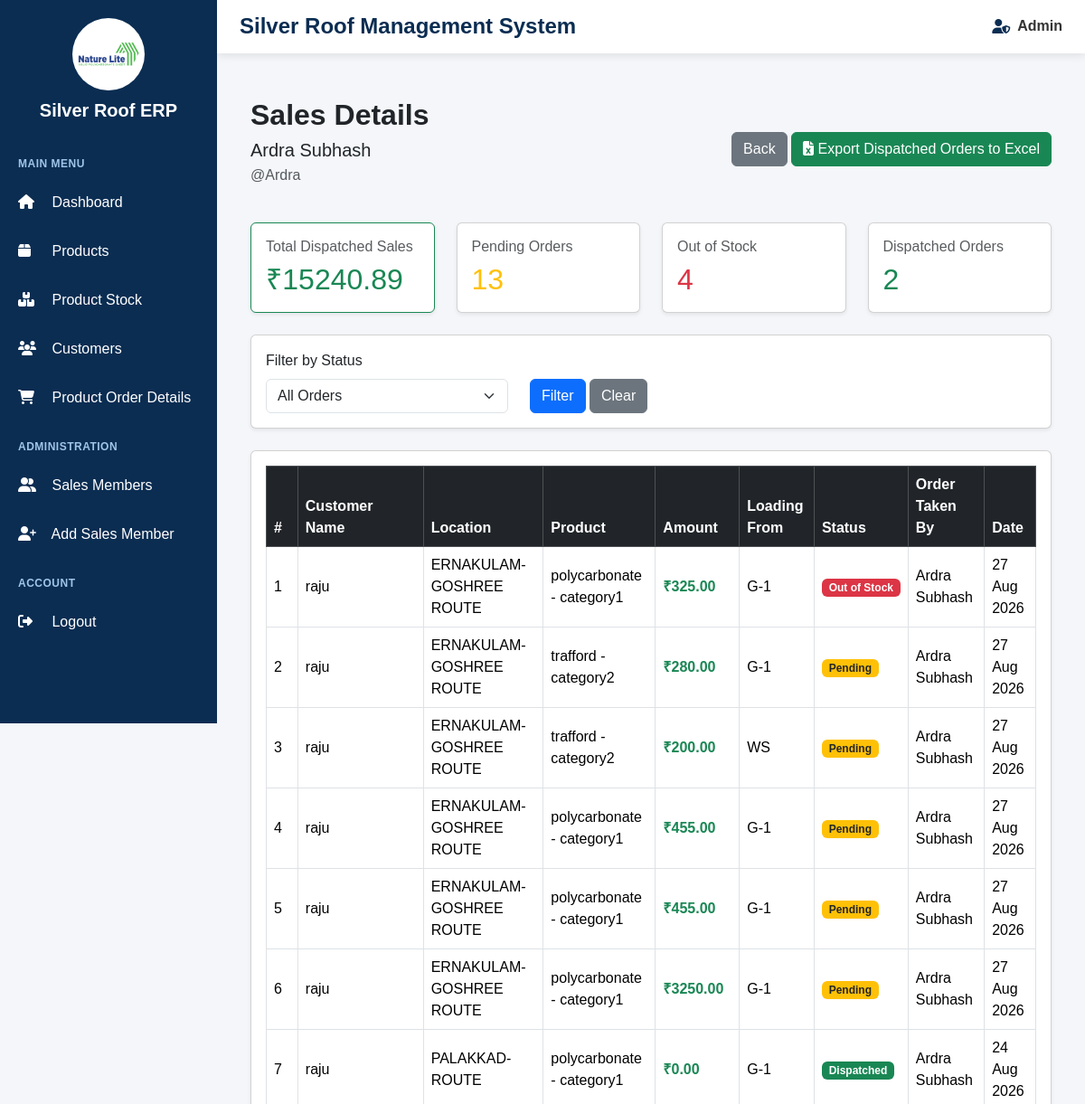
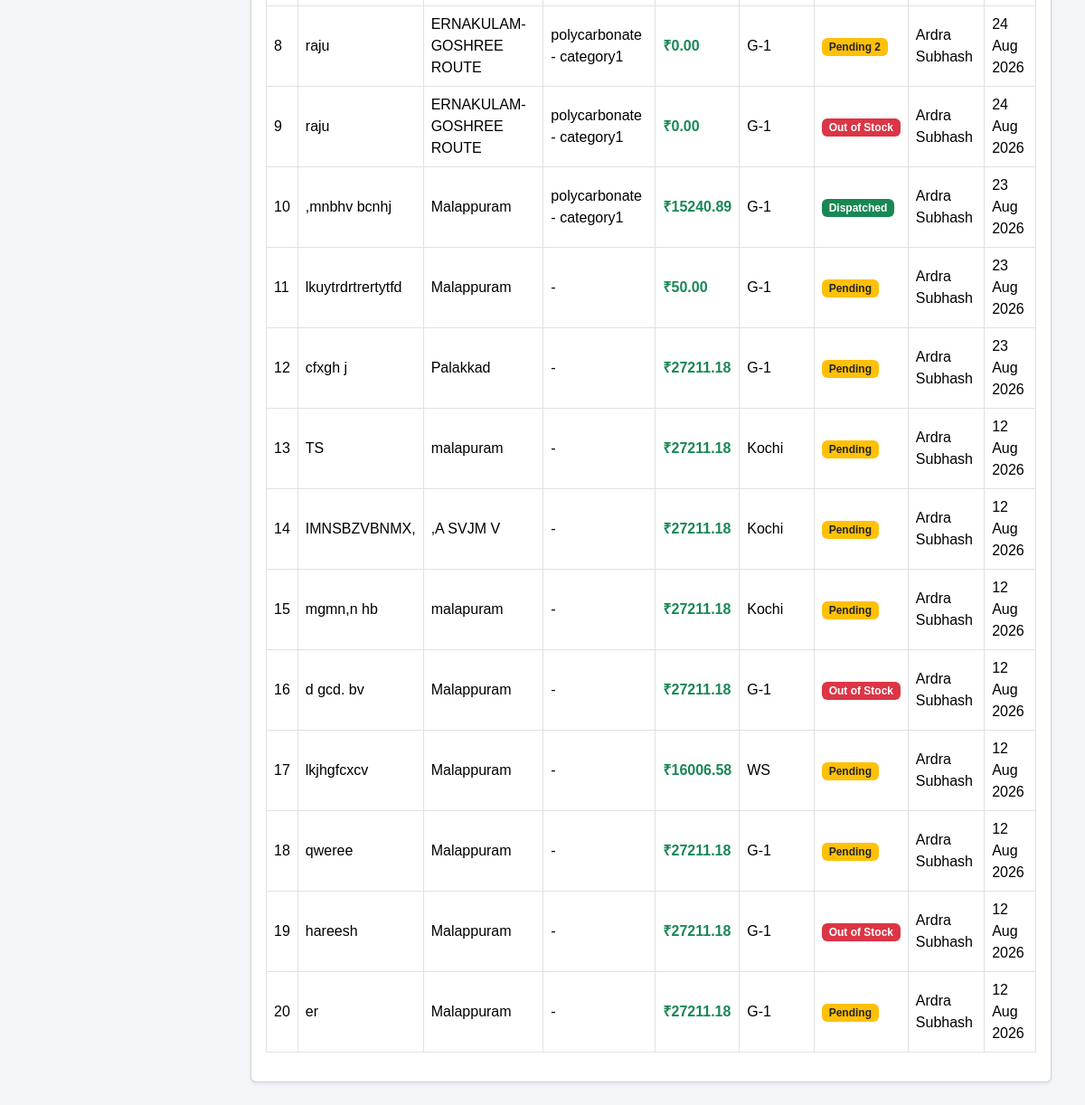
The app's page /sales-member/2/sales/ (signed in), older data (2 pictures, top to bottom).
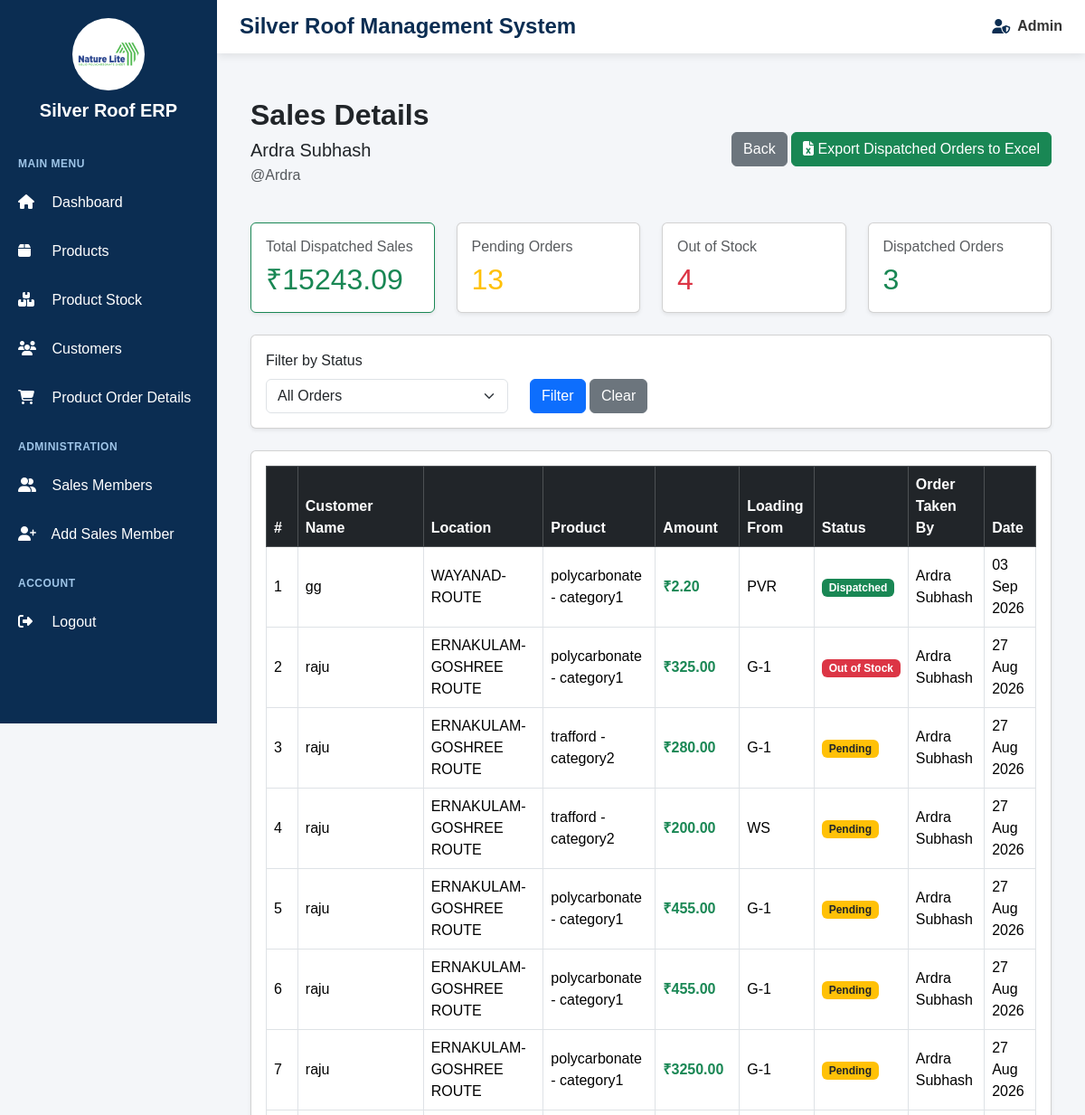
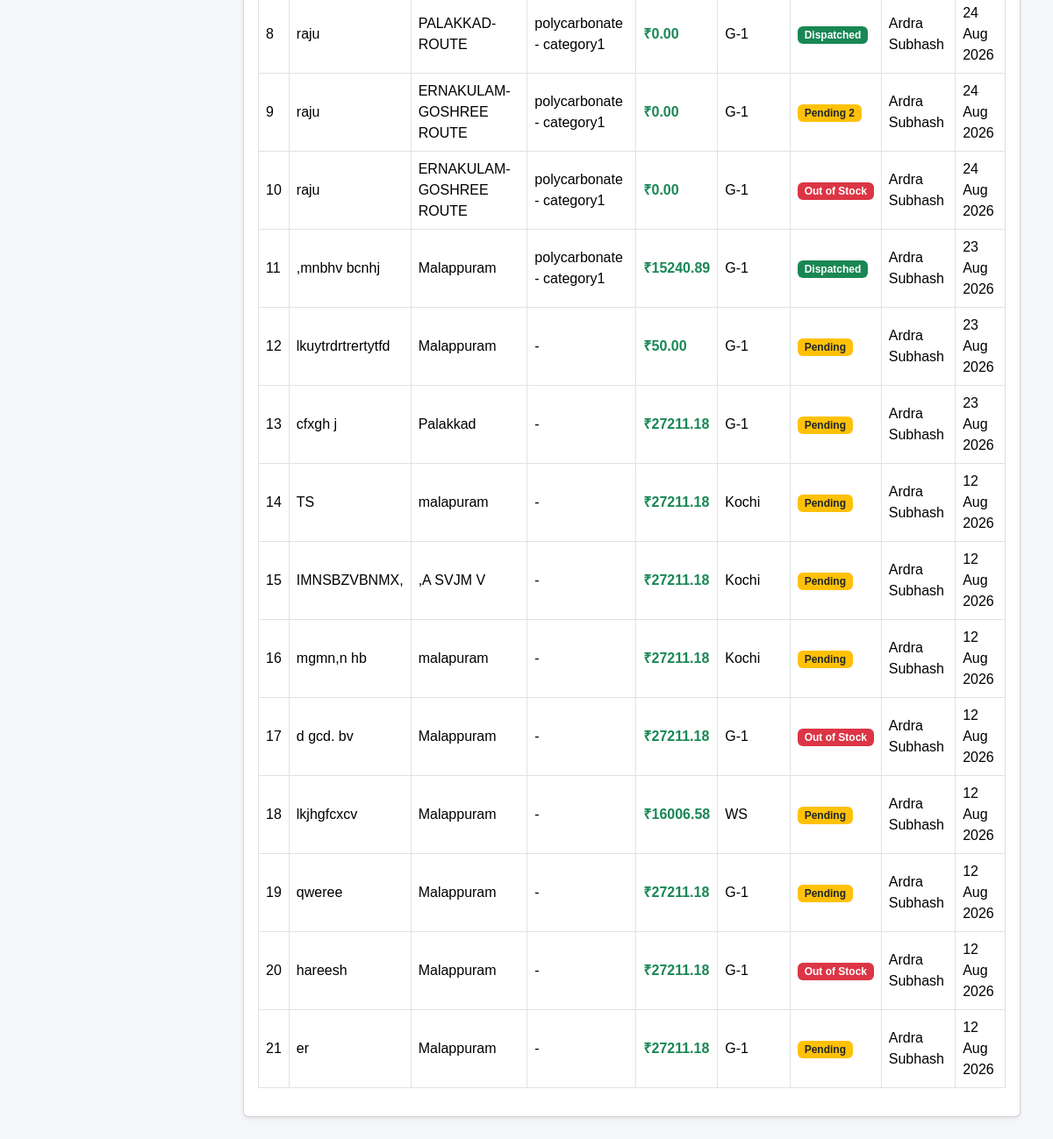
The same page, newer data (2 pictures, top to bottom).
### orders/models.py (models this page shows, shortened)
class Order(models.Model):
    STATUS_CHOICES = [
        ("Pending", "Pending"),
        ("Approved", "Approved"),
        ("Completed", "Completed"),
        ("Cancelled", "Cancelled"),
        ("Out of Stock", "Out of Stock"),
    ]
    LOADING_CHOICES = [
        ("G-1", "G-1"),
        ("WS", "WS"),
        ("PVR", "PVR"),
        ("G-2", "G-2"),
    ]
    DISPATCH_STATUS_CHOICES = [
        ("Not Dispatched", "Not Dispatched"),
        ("Dispatched", "Dispatched"),
    ]
    LOCATION_CHOICES = [
        ("ERNAKULAM-GOSHREE ROUTE", "ERNAKULAM-GOSHREE ROUTE"),
        ("ERNAKULAM-EDAPPALLY-ROUTE", "ERNAKULAM-EDAPPALLY-ROUTE"),
        ("PALAKKAD-ROUTE", "PALAKKAD-ROUTE"),
        ("WAYANAD-ROUTE", "WAYANAD-ROUTE"),
        ("CALICUT-ROUTE", "CALICUT-ROUTE"),
        ("NILABUR-MANCHERY-ROUTE", "NILABUR-MANCHERY-ROUTE"),
        ("NILABUR-PERINTHALMANNA-ROUTE", "NILABUR-PERINTHALMANNA-ROUTE"),
    ]
    sales_member = models.ForeignKey(
        User,
        on_delete=models.SET_NULL,
        null=True,
        blank=True,
        related_name="sales_orders",
    )
    customer_name = models.CharField(
        max_length=150,
    )
    phone = models.CharField(
        max_length=10,
        blank=True,
    )
    company_name = models.CharField(
        max_length=150,
        blank=True,
    )
    location = models.CharField(
        max_length=50,
        choices=LOCATION_CHOICES,
        blank=True,
    )
    address = models.TextField(
        blank=True,
    )
    product = models.ForeignKey(
        Product,
        on_delete=models.SET_NULL,
        null=True,
        blank=True,
        related_name="orders",
    )
    category = models.ForeignKey(
        Category,
        on_delete=models.PROTECT,
        related_name="orders",
        null=True,
        blank=True,
    )
    subcategory = models.ForeignKey(
        SubCategory,
        on_delete=models.SET_NULL,
        null=True,
        blank=True,
        related_name="orders",
    )
    subcategory_text = models.CharField(
        max_length=150,
        blank=True,
        null=True,
    )
    brand = models.ForeignKey(
        Brand,
        on_delete=models.SET_NULL,
        null=True,
        blank=True,
        related_name="orders",
    )
    thickness = models.ForeignKey(
        Thickness,
        on_delete=models.SET_NULL,
        null=True,
        blank=True,
        related_name="orders",
    )
    colour = models.ForeignKey(
        Colour,
        on_delete=models.SET_NULL,
        null=True,
        blank=True,
        related_name="orders",
    )
    colour_text = models.CharField(
        max_length=100,
        blank=True,
        null=True,
    )
    design = models.ForeignKey(
        Design,
        on_delete=models.SET_NULL,
        null=True,
        blank=True,
        related_name="orders",
    )
    design_text = models.CharField(
        max_length=100,
        blank=True,
        null=True,
    )
    core_number = models.CharField(
        max_length=100,
        blank=True,
    )
    size_text = models.CharField(
        max_length=100,
        blank=True,
        null=True,
    )
    width_ft = models.DecimalField(
        max_digits=10,
        decimal_places=2,
        null=True,
        blank=True,
    )
    width_meter = models.DecimalField(
        max_digits=10,
        decimal_places=4,
        null=True,
        blank=True,
    )
    length_ft = models.DecimalField(
        max_digits=10,
        decimal_places=2,
        default=0,
    )
    sheets = models.PositiveIntegerField(
        default=0,
    )
    sq_mtr = models.DecimalField(
        max_digits=12,
        decimal_places=2,
        default=0,
        null=True,
        blank=True,
    )
    sqm_price = models.DecimalField(
        max_digits=12,
        decimal_places=2,
        default=0,
        null=True,
        blank=True,
    )
    rate = models.DecimalField(
        max_digits=12,
        decimal_places=2,
        default=0,
    )
    amount = models.DecimalField(
        max_digits=14,
        decimal_places=2,
        default=0,
    )
    loading_from = models.CharField(
        max_length=50,
        choices=LOADING_CHOICES,
        blank=True,
    )
    order_taken_by = models.ForeignKey(
        User,
        on_delete=models.SET_NULL,
        null=True,
        blank=True,
        related_name="taken_orders",
    )
    remarks = models.TextField(
        blank=True,
        null=True,
    )
    status = models.CharField(
        max_length=20,
        choices=STATUS_CHOICES,
        default="Pending1",
    )
    dispatch_status = models.CharField(
        max_length=20,
        choices=DISPATCH_STATUS_CHOICES,
        default="Not Dispatched",
    )
    dispatch_date = models.DateField(
        null=True,
        blank=True,
    )
    dispatched_by = models.ForeignKey(
        User,
        on_delete=models.SET_NULL,
        null=True,
        blank=True,
        related_name="dispatched_orders",
    )
    created_at = models.DateTimeField(
        auto_now_add=True,
    )
    updated_at = models.DateTimeField(
        auto_now=True,
    )

### products/models.py (models this page shows, shortened)
class Product(models.Model):
    category = models.ForeignKey(
        Category,
        on_delete=models.CASCADE,
        related_name="products"
    )
    product_name = models.CharField(
        max_length=150,
        blank=True,
        null=True
    )
    subcategory = models.ForeignKey(
        SubCategory,
        on_delete=models.SET_NULL,
        related_name="products",
        blank=True,
        null=True
    )
    subcategory_text = models.CharField(
        max_length=100,
        blank=True,
        null=True
    )
    width = models.CharField(
        max_length=100,
        blank=True,
        null=True
    )
    brand = models.ForeignKey(
        Brand,
        on_delete=models.SET_NULL,
        related_name="products",
        blank=True,
        null=True
    )
    thickness = models.ForeignKey(
        Thickness,
        on_delete=models.SET_NULL,
        related_name="products",
        blank=True,
        null=True
    )
    colour = models.ForeignKey(
        Colour,
        on_delete=models.SET_NULL,
        related_name="products",
        blank=True,
        null=True
    )
    design = models.ForeignKey(
        Design,
        on_delete=models.SET_NULL,
        related_name="products",
        blank=True,
        null=True
    )
    width_ft = models.DecimalField(
        max_digits=8,
        decimal_places=2,
        default=0,
        blank=True,
        null=True
    )
    core_number = models.CharField(
        max_length=100,
        blank=True,
        null=True
    )
    sqt_rate = models.DecimalField(
        max_digits=10,
        decimal_places=2,
        default=0,
        blank=True,
        null=True
    )
    size = models.CharField(
        max_length=100,
        blank=True,
        null=True
    )
    nos = models.PositiveIntegerField(
        blank=True,
        null=True,
        default=0
    )
    def __str__(self):
        if self.product_name:
            return (
                f"{self.product_name} - "
                f"{self.category.name}"
            )
        if self.subcategory:
            return (
                f"{self.subcategory.name} - "
                f"{self.category.name}"
            )
        return (
            f"Product - "
            f"{self.category.name}"
        )

class SubCategory(models.Model):
    category = models.ForeignKey(
        Category,
        on_delete=models.CASCADE,
        related_name="subcategories"
    )
    name = models.CharField(
        max_length=100
    )

class Category(models.Model):
    name = models.CharField(
        max_length=100
    )

### accounts/views.py (the view)
@login_required
@user_passes_test(is_admin)
def sales_member_sales_detail(request, member_id):
    member = get_object_or_404(
        User,
        id=member_id,
        is_superuser=False
    )
    all_orders = Order.objects.filter(
    sales_member=member
).order_by("-updated_at")
    pending_count = all_orders.filter(
        status="Pending"
    ).count()
    dispatched_count = all_orders.filter(
        status="Completed"
    ).count()
    out_of_stock_count = all_orders.filter(
        status="Out of Stock"
    ).count()
    total_sales = all_orders.filter(
        status="Completed"
    ).aggregate(
        total=Sum("amount")
    )["total"] or 0
    return render(
        request,
        "accounts/sales_member_sales_detail.html",
        {
            "member": member,
            "orders": all_orders,
            "pending_count": pending_count,
            "dispatched_count": dispatched_count,
            "out_of_stock_count": out_of_stock_count,
            "total_sales": total_sales,
        }
    )

### accounts/views.py (called while the page is built)
def is_admin(user):
    return user.is_superuser

### accounts/templates/accounts/sales_member_sales_detail.html (shortened to what the changed rows need)
{% extends 'base.html' %}
{% block content %}
<div class="container-fluid mt-4">
    <div class="d-flex justify-content-between align-items-center mb-4">
        <div>
            <h2 class="fw-bold">
                Sales Details
            </h2>
        </div>
    </div>
    <div class="row mb-4">
        <div class="col-md-3">
            <div class="card shadow-sm border-success">
                <div class="card-body">
                    <h6 class="text-muted">
                        Total Dispatched Sales
                    </h6>
                    <h2 class="text-success mb-0">
                        ₹{{ total_sales|floatformat:2 }}
                    </h2>
                </div>
            </div>
        </div>
        <div class="col-md-3">
            <div class="card shadow-sm">
                <div class="card-body">
                    <h2 class="mb-0 text-warning">
                        {{ pending_count }}
                    </h2>
                </div>
            </div>
        </div>
        <div class="col-md-3">
            <div class="card shadow-sm">
                <div class="card-body">
                    <h2 class="mb-0 text-danger">
                        {{ out_of_stock_count }}
                    </h2>
                </div>
            </div>
        </div>
        <div class="col-md-3">
            <div class="card shadow-sm">
                <div class="card-body">
                    <h6 class="text-muted">
                        Dispatched Orders
                    </h6>
                    <h2 class="mb-0 text-success">
                        {{ dispatched_count }}
                    </h2>
                </div>
            </div>
        </div>
    </div>
    <div class="card shadow-sm">
        <div class="card-body">
            <div class="table-responsive">
                <table class="table table-bordered table-hover align-middle">
                    <thead class="table-dark">
                        <tr>
                            <th>#</th>
                            <th>Customer Name</th>
                            <th>Location</th>
                            <th>Product</th>
                            <th>Amount</th>
                            <th>Loading From</th>
                            <th>Status</th>
                            <th>Order Taken By</th>
                            <th>Date</th>
                        </tr>
                    </thead>
                    <tbody>
                        {% for order in orders %}
                        <tr>
                            <td>
                                {{ forloop.counter }}
                            </td>
                            <td>
                                {{ order.customer_name }}
                            </td>
                            <td>
                                {{ order.location|default:"-" }}
                            </td>
                            <td>
                                {% if order.product %}
                                    {{ order.product }}
                                {% else %}
                                    -
                                {% endif %}
                            </td>
                            <td class="fw-bold text-success">
                                ₹{{ order.amount|floatformat:2 }}
                            </td>
                            <td>
                                {{ order.loading_from|default:"-" }}
                            </td>
                            <td>
                                {% if order.status == "Completed" %}
                                    <span class="badge bg-success">
                                        Dispatched
                                    </span>
                                {% elif order.status == "Out of Stock" %}
                                    <span class="badge bg-danger">
                                        Out of Stock
                                    </span>
                                {% else %}
                                    <span class="badge bg-warning text-dark">
                                        {{ order.status }}
                                    </span>
                                {% endif %}
                            </td>
                            <td>
                                {% if order.order_taken_by %}
                                    {{ order.order_taken_by.get_full_name|default:order.order_taken_by.username }}
                                {% elif order.sales_member %}
                                    {{ order.sales_member.get_full_name|default:order.sales_member.username }}
                                {% else %}
                                    -
                                {% endif %}
                            </td>
                            <td>
                                {{ order.updated_at|date:"d M Y" }}
                            </td>
                        </tr>
                        {% endfor %}
                    </tbody>
                </table>
            </div>
        </div>
    </div>
</div>
{% endblock %}

Row changes from the older to the newer data that the page shows:
added Order: customer_name "gg", location "WAYANAD-ROUTE", product "polycarbonate - category1", amount "2.20", loading_from "PVR", status "Dispatched", order_taken_by.get_full_name "Ardra Subhash", updated_at "03 Sep 2026"
Text that changed along with them:
{{ total_sales|floatformat:2 }}: "15240.89" → "15243.09"
{{ dispatched_count }}: "2" → "3"
